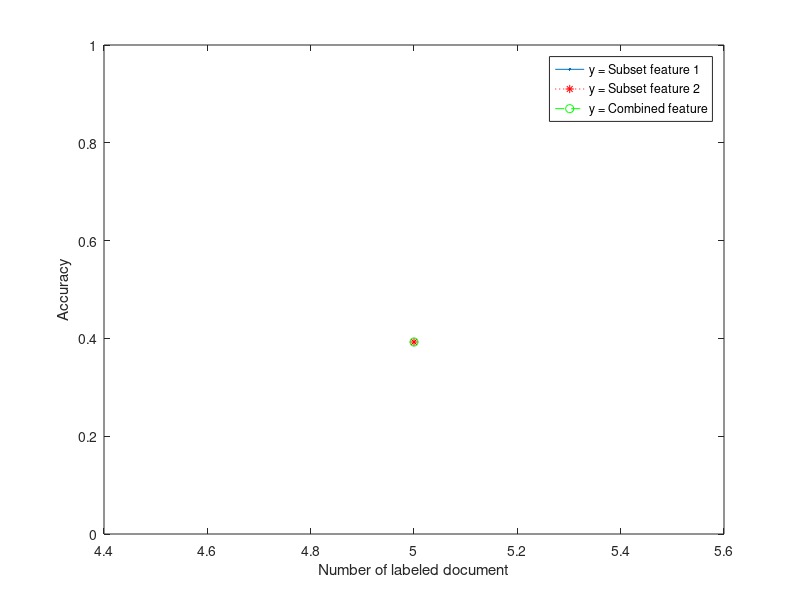

Source code (MATLAB):
labelledEx = input('Input vector like [10 20 30 ..] where each term is number of labelled document');
temp = labelledEx;
temp = temp * -1;
temp = 4140+temp;
UnlabelledEx = temp;
disp('labelled Distribution: ');
disp(labelledEx);
disp('unlabelled Distribution: ');
disp(UnlabelledEx);

% labelledEx = [50 100 200 500 900 1000 1500 2000 2500 3000 ];
% UnlabelledEx = [4140-50 4140-100 4140-200 4140-500 4140-900 4140-1000 4140-1500 4140-2000 4140-2500 4140-3000];

part1 = input('Enter number of feature in subset 1');
part2 = part1+1;
rem = 57-part1;
disp('Distribution of feature in two partition is');
disp(part1);
disp(rem);
noOfItr = input('Enter number iteration before each distribution converges');

%Build the model for classifier
load sSpamDatabase.dat;
testData  =  sSpamDatabase(4141:size(sSpamDatabase,1),:);

accuracyVector = ones(size(labelledEx,2),4);

for colVal = 1:size(labelledEx,2)
    % accuracyVector = ones(size(labelledEx,2),2);
    ConfMatP1 = zeros(2,2);
    ConfMatP2 = zeros(2,2);
    ConfMatComb = zeros(2,2);
    
    %Only Labled data
    lCount = labelledEx(1,colVal);
    ulCount = UnlabelledEx(1,colVal);
    
    lTrainData = sSpamDatabase(1:lCount,:); % labelled Set
    ulTrainData = sSpamDatabase(lCount+1:ulCount,:); % unlabelled Set
    
    nonSpamF = zeros(0,57); %empty matrix just memory allocation
    spamF = zeros(0,57);
    
    for rno = 1:size(lTrainData,1)%returns number of rows rows(M)=4601
        trainRow = lTrainData(rno,:);% gives whole row at a time from M
        if trainRow(1,58) == 0 % checks class
            nonSpamF = [nonSpamF;trainRow(1,1:57)]; % only features not class --NON SPAM 61%  [2788 57]
        else
            spamF = [spamF;trainRow(1,1:57)]; % Spam class 39% [1813  57]
        end
    end
    for itr = 1:noOfItr % repeat for an times
        if size(ulTrainData,1)>0
            rowsNonSpam = size(nonSpamF,1);
            rowsSpam = size(spamF,1);
            
            priors = [rowsNonSpam/size(lTrainData,1), rowsSpam/size(lTrainData,1)];%priors
            
            %Likelyhood with idf smoothing - set1
            likelihoodMatP1= zeros(2,part1);
            
            %         for cno = 1:size(nonSpamF,2)%returns number of rows rows(M)=4601
            for cno = 1:part1
                nonSpamFCol = nonzeros(nonSpamF(:,cno));% gives whole column at a time from M
                sumCol = sum(nonSpamFCol);
                likelihood = sumCol/size(nonSpamF,1);
                likelihoodMatP1(1,cno) = likelihood;
            end
            
            for cno = 1:part1 %returns number of rows rows(M)=4601
                spamFCol = nonzeros(spamF(:,cno));% gives whole column at a time from M
                sumCol = sum(spamFCol);
                likelihood = sumCol/size(spamF,1);
                likelihoodMatP1(2,cno) = likelihood;
            end
            
            %Likelyhood with idf smoothing -Set 2
            likelihoodMatP2= zeros(2,rem);
            
            %         for cno = 1:size(nonSpamF,2)%returns number of rows rows(M)=4601
            for cno = part2:57
                nonSpamFCol = nonzeros(nonSpamF(:,cno));% gives whole column at a time from M
                sumCol = sum(nonSpamFCol);
                likelihood = sumCol/size(nonSpamF,1);
                likelihoodMatP2(1,cno-part1) = likelihood;
            end
            
            for cno = part2:57 %returns number of rows rows(M)=4601
                spamFCol = nonzeros(spamF(:,cno));% gives whole column at a time from M
                sumCol = sum(spamFCol);
                likelihood = sumCol/size(spamF,1);
                likelihoodMatP2(2,cno-part1) = likelihood;
            end
            %pridicting Unlabeled Data - set 1
            pLikelyHoodP1 = ones(size(ulTrainData,1),2);
            predictClassP1 = ones(size(ulTrainData,1),1);
            mulWithPriorsP1 = ones(size(ulTrainData,1),2);
            
            
            for rowno = 1:size(ulTrainData,1)% all rows in testdata
                currRow = ulTrainData(rowno,1:part1);
                for colno = 1:size(currRow,2) % all columns in current rows
                    if currRow(1,colno) ~= 0 && pLikelyHoodP1(rowno,1) ~= 0 && likelihoodMatP1(1,colno) ~= 0 && likelihoodMatP1(2,colno) ~= 0
                        pLikelyHoodP1(rowno,1) = pLikelyHoodP1(rowno,1)*likelihoodMatP1(1,colno);
                        pLikelyHoodP1(rowno,2) = pLikelyHoodP1(rowno,2)*likelihoodMatP1(2,colno);
                    end
                end
            end
            
            mulWithPriorsP1(:,1) = pLikelyHoodP1(:,1) * priors(1,1);%multiple with the
            mulWithPriorsP1(:,2) = pLikelyHoodP1(:,2) * priors(1,2);%
            
            for rowno = 1:size(mulWithPriorsP1,1)
                if mulWithPriorsP1(rowno,1) > mulWithPriorsP1(rowno,2)
                    predictClassP1(rowno,1) = 0;
                else
                    predictClassP1(rowno,1) = 1;
                end
            end
            
            %pridicting Unlabeled Data - set 2
            pLikelyHoodP2 = ones(size(ulTrainData,1),2);
            predictClassP2 = ones(size(ulTrainData,1),1);
            mulWithPriorsP2 = ones(size(ulTrainData,1),2);
            
            
            for rowno = 1:size(ulTrainData,1)% all rows in testdata
                currRow = ulTrainData(rowno,part2:57);
                for colno = 1:size(currRow,2) % all columns in current rows
                    if currRow(1,colno) ~= 0 && pLikelyHoodP2(rowno,1) ~= 0 && likelihoodMatP2(1,colno) ~= 0 && likelihoodMatP2(2,colno) ~= 0
                        pLikelyHoodP2(rowno,1) = pLikelyHoodP2(rowno,1)*likelihoodMatP2(1,colno);
                        pLikelyHoodP2(rowno,2) = pLikelyHoodP2(rowno,2)*likelihoodMatP2(2,colno);
                    end
                end
            end
            
            mulWithPriorsP2(:,1) = pLikelyHoodP2(:,1) * priors(1,1);%multiple with the
            mulWithPriorsP2(:,2) = pLikelyHoodP2(:,2) * priors(1,2);%
            
            for rowno = 1:size(mulWithPriorsP2,1)
                if mulWithPriorsP2(rowno,1) > mulWithPriorsP2(rowno,2)
                    predictClassP2(rowno,1) = 0;
                else
                    predictClassP2(rowno,1) = 1;
                end
            end
            
            indexToBeRem = [];
            for rowno = 1:size(ulTrainData,1)
                if predictClassP1(rowno,1) == predictClassP2(rowno,1)
                    if predictClassP2(rowno,1) == 0
                        nonSpamF = [nonSpamF;trainRow(1,1:57)]; % only features not class --NON SPAM
                    else
                        spamF = [spamF;trainRow(1,1:57)]; % Spam class
                    end
                    indexToBeRem = [indexToBeRem rowno];
                end
            end
            for col = 1:size(indexToBeRem,2)
                tobeRem = indexToBeRem(1,col);
                if size(ulTrainData,1) > tobeRem
                    ulTrainData(tobeRem,:)=[];
                end
            end
        end
    end
    
    %calculate combined liklihood
    
    %Likelyhood with idf smoothing - set1
    likelihoodMatComb= zeros(2,57);
    
    %         for cno = 1:size(nonSpamF,2)%returns number of rows rows(M)=4601
    for cno = 1:57
        nonSpamFCol = nonzeros(nonSpamF(:,cno));% gives whole column at a time from M
        sumCol = sum(nonSpamFCol);
        likelihood = sumCol/size(nonSpamF,1);
        likelihoodMatComb(1,cno) = likelihood;
    end
    
    for cno = 1:57 %returns number of rows rows(M)=4601
        spamFCol = nonzeros(spamF(:,cno));% gives whole column at a time from M
        sumCol = sum(spamFCol);
        likelihood = sumCol/size(spamF,1);
        likelihoodMatComb(2,cno) = likelihood;
    end
    
    
    %--------------------------------test 1------------------------------------------------------%
    %classification test data
    actClass = testData(:,58);
    
    tLikelyHoodP1 = ones(size(testData,1),2);
    tPredictClassP1 = ones(size(testData,1),1);
    tMulWithPriorsP1 = ones(size(testData,1),2);
    
    
    for rowno = 1:size(testData,1)% all rows in testdata
        currRow = testData(rowno,1:part1);
        for colno = 1:size(currRow,2) % all columns in current rows
            if currRow(1,colno) ~= 0 && tLikelyHoodP1(rowno,1) ~= 0 && likelihoodMatP1(1,colno) ~= 0 && likelihoodMatP1(2,colno) ~= 0
                tLikelyHoodP1(rowno,1) = tLikelyHoodP1(rowno,1)*likelihoodMatP1(1,colno);
                tLikelyHoodP1(rowno,2) = tLikelyHoodP1(rowno,2)*likelihoodMatP1(2,colno);
            end
        end
    end
    
    tMulWithPriorsP1(:,1) = tLikelyHoodP1(:,1) * priors(1,1);%multiple with the
    tMulWithPriorsP1(:,2) = tLikelyHoodP1(:,2) * priors(1,2);%
    
    for rowno = 1:size(tMulWithPriorsP1,1)
        if tMulWithPriorsP1(rowno,1) > tMulWithPriorsP1(rowno,2)
            tPredictClassP1(rowno,1) = 0;
        else
            tPredictClassP1(rowno,1) = 1;
        end
    end
    
    %populating confusion matric
    for rowno = 1:size(tPredictClassP1,1)
        % Calculating CM
        if tPredictClassP1(rowno,1) == 1 && actClass(rowno,1) == 1
            ConfMatP1(1,1) = ConfMatP1(1,1) + 1;
        elseif tPredictClassP1(rowno,1) == 0 && actClass(rowno,1) == 0
            ConfMatP1(2,2) = ConfMatP1(2,2) + 1;
        elseif tPredictClassP1(rowno,1) == 1 && actClass(rowno,1) == 0
            ConfMatP1(1,2) = ConfMatP1(1,2) + 1;
        elseif tPredictClassP1(rowno,1) == 0 && actClass(rowno,1) == 1
            ConfMatP1(2,1) = ConfMatP1(2,1) + 1;
        end
    end
    
    %Finding valuation paramenters
    
    laccuracyP1 = (ConfMatP1(1,1) + ConfMatP1(2,2))/(ConfMatP1(1,1) + ConfMatP1(2,2) + ConfMatP1(1,2) + ConfMatP1(2,1));
    lprecisionP1 = ConfMatP1(1,1)/(ConfMatP1(1,1) + ConfMatP1(1,2));
    lrecallP1 = ConfMatP1(1,1)/(ConfMatP1(1,1) + ConfMatP1(2,1));
    lf1P1 = (2 * lprecisionP1 * lrecallP1)/(lprecisionP1 + lrecallP1);
    
    %--------------------------------test 2------------------------------------------------------%
    %classification test data
    actClass = testData(:,58);
    
    tLikelyHoodP2 = ones(size(testData,1),2);
    tPredictClassP2 = ones(size(testData,1),1);
    tMulWithPriorsP2 = ones(size(testData,1),2);
    
    
    for rowno = 1:size(testData,1)% all rows in testdata
        currRow = testData(rowno,part2:57);
        for colno = 1:size(currRow,2) % all columns in current rows
            if currRow(1,colno) ~= 0 && tLikelyHoodP2(rowno,1) ~= 0 && likelihoodMatP2(1,colno) ~= 0 && likelihoodMatP2(2,colno) ~= 0
                tLikelyHoodP2(rowno,1) = tLikelyHoodP2(rowno,1)*likelihoodMatP2(1,colno);
                tLikelyHoodP2(rowno,2) = tLikelyHoodP2(rowno,2)*likelihoodMatP2(2,colno);
            end
        end
    end
    
    tMulWithPriorsP2(:,1) = tLikelyHoodP2(:,1) * priors(1,1);%multiple with the
    tMulWithPriorsP2(:,2) = tLikelyHoodP2(:,2) * priors(1,2);%
    
    for rowno = 1:size(tMulWithPriorsP2,1)
        if tMulWithPriorsP2(rowno,1) > tMulWithPriorsP2(rowno,2)
            tPredictClassP2(rowno,1) = 0;
        else
            tPredictClassP2(rowno,1) = 1;
        end
    end
    
    %populating confusion matric
    for rowno = 1:size(tPredictClassP2,1)
        % Calculating CM
        if tPredictClassP2(rowno,1) == 1 && actClass(rowno,1) == 1
            ConfMatP2(1,1) = ConfMatP2(1,1) + 1;
        elseif tPredictClassP2(rowno,1) == 0 && actClass(rowno,1) == 0
            ConfMatP2(2,2) = ConfMatP2(2,2) + 1;
        elseif tPredictClassP2(rowno,1) == 1 && actClass(rowno,1) == 0
            ConfMatP2(1,2) = ConfMatP2(1,2) + 1;
        elseif tPredictClassP2(rowno,1) == 0 && actClass(rowno,1) == 1
            ConfMatP2(2,1) = ConfMatP2(2,1) + 1;
        end
    end
    
    %Finding valuation paramenters
    
    laccuracyP2 = (ConfMatP2(1,1) + ConfMatP2(2,2))/(ConfMatP2(1,1) + ConfMatP2(2,2) + ConfMatP2(1,2) + ConfMatP2(2,1));
    lprecisionP2 = ConfMatP2(1,1)/(ConfMatP2(1,1) + ConfMatP2(1,2));
    lrecallP2 = ConfMatP2(1,1)/(ConfMatP2(1,1) + ConfMatP2(2,1));
    lf1P2 = (2 * lprecisionP2 * lrecallP2)/(lprecisionP2 + lrecallP2);
    
    %--------------------------------test 3------------------------------------------------------%
    %classification test data
    actClass = testData(:,58);
    
    tLikelyHoodComb = ones(size(testData,1),2);
    tPredictClassComb = ones(size(testData,1),1);
    tMulWithPriorsComb = ones(size(testData,1),2);
    
    
    for rowno = 1:size(testData,1)% all rows in testdata
        currRow = testData(rowno,1:57);
        for colno = 1:size(currRow,2) % all columns in current rows
            if currRow(1,colno) ~= 0 && tLikelyHoodComb(rowno,1) ~= 0 && likelihoodMatComb(1,colno) ~= 0 && likelihoodMatComb(2,colno) ~= 0
                tLikelyHoodComb(rowno,1) = tLikelyHoodComb(rowno,1)*likelihoodMatComb(1,colno);
                tLikelyHoodComb(rowno,2) = tLikelyHoodComb(rowno,2)*likelihoodMatComb(2,colno);
            end
        end
    end
    
    tMulWithPriorsComb(:,1) = tLikelyHoodComb(:,1) * priors(1,1);%multiple with the
    tMulWithPriorsComb(:,2) = tLikelyHoodComb(:,2) * priors(1,2);%
    
    for rowno = 1:size(tMulWithPriorsComb,1)
        if tMulWithPriorsComb(rowno,1) > tMulWithPriorsComb(rowno,2)
            tPredictClassComb(rowno,1) = 0;
        else
            tPredictClassComb(rowno,1) = 1;
        end
    end
    
    %populating confusion matric
    for rowno = 1:size(tPredictClassComb,1)
        % Calculating CM
        if tPredictClassComb(rowno,1) == 1 && actClass(rowno,1) == 1
            ConfMatComb(1,1) = ConfMatComb(1,1) + 1;
        elseif tPredictClassComb(rowno,1) == 0 && actClass(rowno,1) == 0
            ConfMatComb(2,2) = ConfMatComb(2,2) + 1;
        elseif tPredictClassComb(rowno,1) == 1 && actClass(rowno,1) == 0
            ConfMatComb(1,2) = ConfMatComb(1,2) + 1;
        elseif tPredictClassComb(rowno,1) == 0 && actClass(rowno,1) == 1
            ConfMatComb(2,1) = ConfMatComb(2,1) + 1;
        end
    end
    
    %Finding valuation paramenters
    
    laccuracyComb = (ConfMatComb(1,1) + ConfMatComb(2,2))/(ConfMatComb(1,1) + ConfMatComb(2,2) + ConfMatComb(1,2) + ConfMatComb(2,1));
    lprecisionComb = ConfMatComb(1,1)/(ConfMatComb(1,1) + ConfMatComb(1,2));
    lrecallComb = ConfMatComb(1,1)/(ConfMatComb(1,1) + ConfMatComb(2,1));
    lf1Comb = (2 * lprecisionComb * lrecallComb)/(lprecisionComb + lrecallComb);
    
    accuracyVector(colVal,1) = lCount;
    accuracyVector(colVal,2) = laccuracyP1;
    accuracyVector(colVal,3) = laccuracyP2;
    accuracyVector(colVal,4) = laccuracyComb;
    disp('End of iteration with lablelled count : ');
    disp(lCount);
end
%Results
disp(sprintf('\n\n'));
disp(sprintf('1-54 Confusion Matrix\n\n'));
disp(sprintf('\t| %5d | %5d |\n\t| %5d | %5d |\n\n',ConfMatP1(1,1), ConfMatP1(1,2), ConfMatP1(2,1), ConfMatP1(2,2)));
disp(sprintf('\nACCURACY : %f',laccuracyP1));
disp(sprintf('\nPRECISION : %f',lprecisionP1));
disp(sprintf('\nRECALL : %f',lrecallP1));
disp(sprintf('\nF1-Measure : %f',lf1P1));
disp(sprintf('\n\n'));

disp(sprintf('\n\n'));
disp(sprintf('55-57 Confusion Matrix\n\n'));
disp(sprintf('\t| %5d | %5d |\n\t| %5d | %5d |\n\n',ConfMatP2(1,1), ConfMatP2(1,2), ConfMatP2(2,1), ConfMatP2(2,2)));
disp(sprintf('\nACCURACY : %f',laccuracyP2));
disp(sprintf('\nPRECISION : %f',lprecisionP2));
disp(sprintf('\nRECALL : %f',lrecallP2));
disp(sprintf('\nF1-Measure : %f',lf1P2));
disp(sprintf('\n\n'));

disp(sprintf('\n\n'));
disp(sprintf('Combined Confusion Matrix\n\n'));
disp(sprintf('\t| %5d | %5d |\n\t| %5d | %5d |\n\n',ConfMatComb(1,1), ConfMatComb(1,2), ConfMatComb(2,1), ConfMatComb(2,2)));
disp(sprintf('\nACCURACY : %f',laccuracyComb));
disp(sprintf('\nPRECISION : %f',lprecisionComb));
disp(sprintf('\nRECALL : %f',lrecallComb));
disp(sprintf('\nF1-Measure : %f',lf1Comb));
disp(sprintf('\n\n'));


title('Graph comparing Co-Training and Supervised Learning'); 
plot(accuracyVector(:,1),accuracyVector(:,2),accuracyVector(:,1),accuracyVector(:,3),':r*',accuracyVector(:,1),accuracyVector(:,4),'--go');
ylim([0 1]);
legend('y = Subset feature 1','y = Subset feature 2','y = Combined feature');
xlabel('Number of labeled document');
ylabel('Accuracy');
